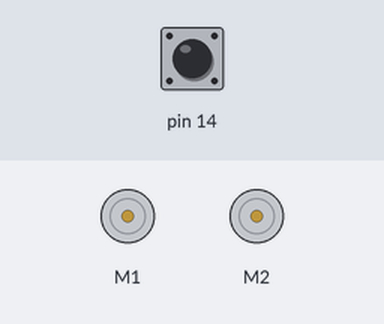
Simulated run of this sketch. Board: Arduino Leonardo, built with avr-gcc and run on an emulated ATmega32U4. On the bench: 2 × DC motor (green arrow = forward, orange = backward, longer = faster). The inputs (shaded band) are chosen by the test bench; at power-on: pin 14 HIGH.

Above: at 1.2 s.
1.3 s: pin 14 pulled LOW for 0.15 s
At 2.8 s:
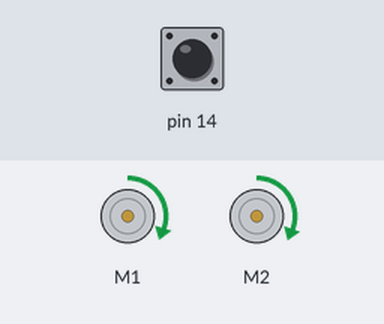
At 20.4 s:
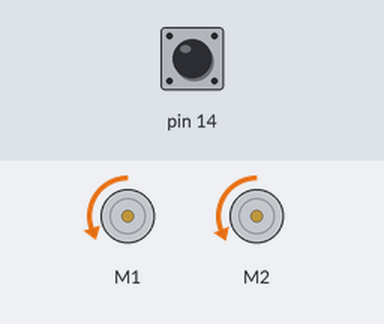
Timing chart, 0 to 20.8 s (numbered marks = the images above; inputs shaded):
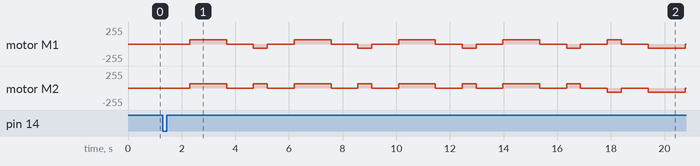

Measured:
- after the input at 1.3 s, motor M1: stopped → forward 63/255 after 1.0 s, → stopped 1.4 s later, → backward 64/255 1.0 s later, → stopped 0.52 s later, … (20 changes in this stretch); motor M2: stopped → forward 64/255 after 1.0 s, → stopped 1.4 s later, → forward 63/255 1.0 s later, → stopped 0.52 s later, … (20 changes in this stretch)

The sketch:

Cpe476_Box.ino
```cpp
// This program drives the Romi in a box in the forward direction
// This was tested on hardwood floor.
//
// You can press button A on the Romi to make the box
//

#include <Romi32U4.h>

Romi32U4Encoders encoders;
Romi32U4Motors motors;
Romi32U4ButtonA buttonA;

void setup()
{
}

void loop()
{
  if(buttonA.isPressed())
  {
    delay(1000);

    //////////////////////////////
    //    BEGIN FORWARD BOX     //
    //////////////////////////////

    // Run left and right motor forward.
    motors.setSpeeds(100, 101);
    delay(1375); //To travel 1 foot forward
    motors.setSpeeds(0,0);
    delay(1000);
    //////////////////////////////
    //    END OF FIRST SIDE     //
    //////////////////////////////

    ////////////////////////////////////////////////////////////////////////////////
    // From here, the radius of the robot is 2.875 in                             //
    // To make a full rotation, the wheel must travel 2*pi*r = 6*pi = 18.064in    //
    // To make a 90 degree rotation (360/4) then the wheel must travel            //
    //  18.064in/4 = 4.516 in.                                                    //
    // since it takes 1375ms to travel 12 in, 1375ms/12in = 114.583 ms/in         //
    // So to travel 4.516in, (114.583 ms/in)*(4.516in) = 517.4568ms               //
    // The full equation is ((pi/2)*r)*(time it takes to move 1 foot)             //
    // where r is the radius of the robot.                                        //
    // *It looks as if theres a little error with the above time. 490ms is good   //
    ////////////////////////////////////////////////////////////////////////////////

    //////////////////////////////
    //    BEGIN SECOND SIDE     //
    //////////////////////////////
    motors.setSpeeds(-101, 100); //left rotation
    delay(515);
    motors.setSpeeds(0,0);
    delay(1000);
    motors.setSpeeds(100, 101); //forward 1 foot
    delay(1375);
    motors.setSpeeds(0,0);
    delay(1000);
    //////////////////////////////
    //    END OF SECOND SIDE    //
    //////////////////////////////

    //////////////////////////////
    //    BEGIN THIRD SIDE      //
    //////////////////////////////
    motors.setSpeeds(-101, 100); //left rotation
    delay(515);
    motors.setSpeeds(0,0);
    delay(1000);
    motors.setSpeeds(100, 101); //forward 1 foot
    delay(1375);
    motors.setSpeeds(0,0);
    delay(1000);
    //////////////////////////////
    //    END OF THIRD SIDE     //
    //////////////////////////////

    //////////////////////////////
    //    BEGIN FOURTH SIDE     //
    //////////////////////////////
    motors.setSpeeds(-101, 100); //left rotation
    delay(515);
    motors.setSpeeds(0,0);
    delay(1000);
    motors.setSpeeds(100, 101); //forward 1 foot
    delay(1375);
    motors.setSpeeds(0,0);
    delay(1000);
    motors.setSpeeds(-101, 100); //left rotation
    delay(515);
    motors.setSpeeds(0,0);
    delay(1000);
    //////////////////////////////
    //    END OF FORWARD BOX    //
    //////////////////////////////

    //////////////////////////////
    //    BEGIN REVERSE BOX     //
    //////////////////////////////
    motors.setSpeeds(101, -100); //right rotation
    delay(525);
    motors.setSpeeds(0,0);
    delay(1000);
    motors.setSpeeds(-99, -102); //backward 1 foot
    delay(1375);
    motors.setSpeeds(0,0);
    delay(1000);
    //////////////////////////////
    //    END OF FIRST SIDE     //
    //////////////////////////////

    //////////////////////////////
    //    BEGIN SECOND SIDE     //
    //////////////////////////////
    motors.setSpeeds(101, -100); //right rotation
    delay(525);
    motors.setSpeeds(0,0);
    delay(1000);
    motors.setSpeeds(-99, -102); //backward 1 foot
    delay(1375);
    motors.setSpeeds(0,0);
    delay(1000);
    //////////////////////////////
    //    END OF SECOND SIDE    //
    //////////////////////////////

    //////////////////////////////
    //    BEGIN THIRD SIDE      //
    //////////////////////////////
    motors.setSpeeds(101, -100); //right rotation
    delay(525);
    motors.setSpeeds(0,0);
    delay(1000);
    motors.setSpeeds(-99, -102); //backward 1 foot
    delay(1375);
    motors.setSpeeds(0,0);
    delay(1000);
    //////////////////////////////
    //    END OF THIRD SIDE     //
    //////////////////////////////

    //////////////////////////////
    //    BEGIN FOURTH SIDE     //
    //////////////////////////////
    motors.setSpeeds(101, -100); //right rotation
    delay(525);
    motors.setSpeeds(0,0);
    delay(1000);
    motors.setSpeeds(-99, -102); //backward 1 foot
    delay(1375);
    motors.setSpeeds(0,0);
    delay(1000);
    //////////////////////////////
    //    END OF REVERSE BOX    //
    //////////////////////////////
  }
}
```
